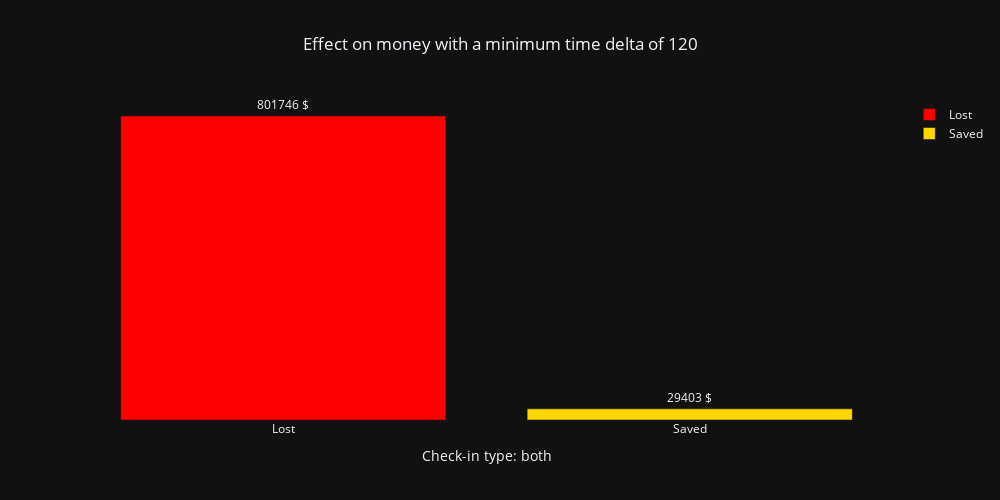

Notebook code cell kept with this figure:
### Code cell
print (f"With {checkin_type} check-in type and a delta of {new_delta} we saved {money_saved}$ but we lost {money_lost}$.")

data = {"Check-in type: " + checkin_type:['Lost', 'Saved'], 
        'Amount':[money_lost, money_saved]}

df = pd.DataFrame(data)
display(df)


# Bar chart
fig = px.bar(df, 
            x="Check-in type: " + checkin_type, 
            y="Amount", 
            color="Check-in type: " + checkin_type, 
            title="----------", 
            color_discrete_sequence=['#FF0000', '#FFD700'],
            text="Amount",
            width=1000, height=500)
            
fig.update_traces(texttemplate='%{text:.0f}' + " $", textposition='outside')
fig.update_layout(title_x=0.5, yaxis={'visible': False}, xaxis={'visible': True}, legend_title="", title_text="Effect on money with a minimum time delta of " + str(new_delta), template='plotly_dark')
fig.show()

### Figure 1 — Plotly figure (JSON) as saved in the notebook; plotly's stock layout.template omitted (floating-point values rounded to 4 significant figures)
{"data": [{"alignmentgroup": "True", "hovertemplate": "Check-in type: both=%{x}<br>Amount=%{text}<extra></extra>", "legendgroup": "Lost", "marker": {"color": "#FF0000", "pattern": {"shape": ""}}, "name": "Lost", "offsetgroup": "Lost", "orientation": "v", "showlegend": true, "text": [801746], "textposition": "outside", "texttemplate": "%{text:.0f} $", "type": "bar", "x": ["Lost"], "xaxis": "x", "y": [801746], "yaxis": "y"}, {"alignmentgroup": "True", "hovertemplate": "Check-in type: both=%{x}<br>Amount=%{text}<extra></extra>", "legendgroup": "Saved", "marker": {"color": "#FFD700", "pattern": {"shape": ""}}, "name": "Saved", "offsetgroup": "Saved", "orientation": "v", "showlegend": true, "text": [29403], "textposition": "outside", "texttemplate": "%{text:.0f} $", "type": "bar", "x": ["Saved"], "xaxis": "x", "y": [29403], "yaxis": "y"}], "layout": {"barmode": "relative", "height": 500, "legend": {"title": {"text": ""}, "tracegroupgap": 0}, "title": {"text": "Effect on money with a minimum time delta of 120", "x": 0.5}, "width": 1000, "xaxis": {"anchor": "y", "categoryarray": ["Lost", "Saved"], "categoryorder": "array", "domain": [0, 1], "title": {"text": "Check-in type: both"}, "visible": true}, "yaxis": {"anchor": "x", "domain": [0, 1], "title": {"text": "Amount"}, "visible": false}}}
